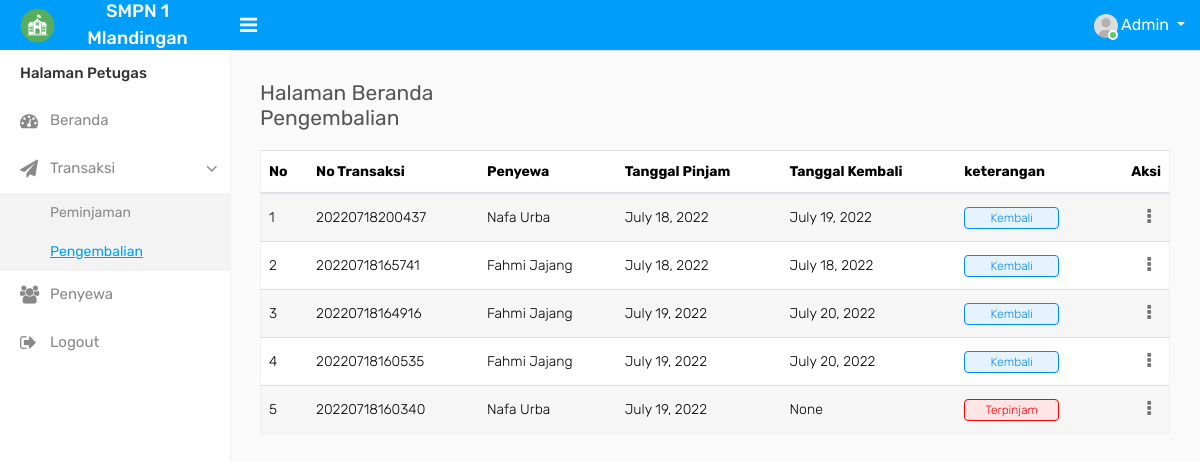
The app's page /transaksi-pengembalian (signed in) with its own data.
### administrator/models.py (models this page shows, shortened)
class Transaksi(models.Model):
    KETERANGAN=(
        ('Terpinjam' , 'Terpinjam'),
        ('Kembali' , 'Kembali'),
    )
    penyewa = models.ForeignKey(Penyewa,  null=True, blank=False, on_delete=models.SET_NULL)
    petugas = models.ForeignKey(Petugas,  null=True, blank=False, on_delete=models.SET_NULL)
    id_transaksi = models.CharField(max_length=200, blank=True, null=True)
    tanggal_pinjam = models.DateField(null=True, blank=False)
    tanggal_kembali = models.DateField(null=True, blank=True)
    keterangan = models.CharField(max_length=200, blank=True, null=True, choices=KETERANGAN)
    date_created= models.DateTimeField(auto_now_add=True, null=True)
    class Meta:
        verbose_name_plural ="Transaksi"

class Penyewa(models.Model):
    nama_penyewa = models.CharField(max_length=200, blank=False, null=True)
    alamat_penyewa = RichTextField(blank=True, null=True)
    no_telp = models.CharField(max_length=100, blank=False, null=True)
    class Meta:
        verbose_name_plural ="Data Penyewa"

### petugas/decorators.py (the view)
        def perubahan_halaman(request, *args, **kwargs):
            group = None
            if request.user.groups.exists():
                group = request.user.groups.all()[0].name
            if group in yang_diizinkan :
                return fungsi_awal(request, *args, **kwargs)
            else:
                return HttpResponse('<h2><center>Anda Tidak Dijikankan Ke Tampilan ini</center></h2>')

### petugas/views.py (called while the page is built)
@login_required(login_url='login_page')
@ijinkan_pengguna(yang_diizinkan=['petugas'])
def transaksipengembalian(request):
    id_petugas = request.user.petugas.id
    petugas = Petugas.objects.get(id=id_petugas)
    transaksi = Transaksi.objects.filter(petugas__id=petugas.id).order_by('-id')
    context = {
       'judul': 'Halaman Beranda Pengembalian',
        'menu': 'pengembalian',
        'transaksi':transaksi,
    }
    return render(request, 'pengembalian.html', context)

### petugas/templates/pengembalian.html (shortened to what this page needs)
{% extends "baseadmin.html" %}
{% load static %}
{% load crispy_forms_tags %}
{% block content %}
        <div class="page-wrapper">
            <div class="content">
                <div class="row">
                    <div class="col-sm-4 col-3">
                        <h4 class="page-title">{{judul}}</h4>
                    </div>
                </div>
				<div class="row">
					<div class="col-md-12">
						<div class="table-responsive">
							<table class="table table-border table-striped custom-table mb-0">
								<thead>
									<tr>
                                                            <th>No</th>
                                                            <th>No Transaksi</th>
                                                            <th>Penyewa</th>
                                                            <th>Tanggal Pinjam</th>
                                                            <th>Tanggal Kembali</th>
                                                            <th>keterangan</th>
                                                           <th class="text-right">Aksi</th>
									</tr>
								</thead>
								<tbody>
                                {% for row in transaksi %}
                                <tr>
											<td>{{ forloop.counter }}</td>
                                            <td>{{row.id_transaksi}}</td>
                                            <td>{{row.penyewa.nama_penyewa}}</td>
                                            <td>{{row.tanggal_pinjam}}</td>
                                            <td>{{row.tanggal_kembali}}</td>
                                            <td>
                                            {% if row.keterangan == 'Terpinjam' %}
                                                <span class="custom-badge status-red">Terpinjam</span>
                                            {% else %}
                                               <span class="custom-badge status-blue">Kembali</span>
                                            {% endif %}
                                           </td>
                                            <td class="text-right">
                                                <div class="dropdown dropdown-action">
                                                    <a href="#" class="action-icon dropdown-toggle" data-toggle="dropdown" aria-expanded="false"><i class="fa fa-ellipsis-v"></i></a>
                                                </div>
                                            </td>
									</tr>
                                {% empty %}
                                <tr><td colspan="5" align="center">Data Kosong</td></tr>
                                {% endfor %}
								</tbody>
							</table>
						</div>
                	</div>
                </div>
            </div>
        </div>
{% endblock content  %}

### templates/baseadmin.html (shortened to what this page needs)
{% load static %}
<!DOCTYPE html>
<html lang="en">
<head>
    <link rel="stylesheet" type="text/css" href="{% static 'assets/css/bootstrap.min.css' %}">
    <link rel="stylesheet" type="text/css" href="{% static 'assets/css/font-awesome.min.css' %}">
    <link rel="stylesheet" type="text/css" href="{% static 'assets/css/style.css' %}">
</head>
<body>
    <div class="main-wrapper">
        <div class="header">
			<div class="header-left">
				<a href="#" class="logo">
					<img src="{% static 'assets/img/iconsekolah.png' %}" width="35" height="35" alt=""> <span>SMPN 1 Mlandingan</span>
				</a>
			</div>
			<a id="toggle_btn" href="javascript:void(0);"><i class="fa fa-bars"></i></a>
            <ul class="nav user-menu float-right">
                <li class="nav-item dropdown has-arrow">
                    <a href="#" class="dropdown-toggle nav-link user-link" data-toggle="dropdown">
                        <span class="user-img"><img class="rounded-circle" src="{% static 'assets/img/user.jpg' %}" width="40" alt="Admin">
							<span class="status online"></span></span>
                        <span>Admin</span>
                    </a>
                </li>
            </ul>
        </div>
        <div class="sidebar" id="sidebar">
            <div class="sidebar-inner slimscroll">
                <div id="sidebar-menu" class="sidebar-menu">
                   {% include "navbar.html" %}
                </div>
            </div>
        </div>
{% block content %}
{% endblock content %}
    </div>
</body>
</html>

### templates/navbar.html (shortened to what this page needs)
                    <ul>
                     {% for group in user.groups.all  %}
                        {% if group.name == "petugas" %}
                          <li class="menu-title">Halaman Petugas</li>
                        <li class="{% if menu == "beranda" %}active{% endif %}">
                            <a href="{% url 'beranda' %}"><i class="fa fa-dashboard"></i> <span>Beranda</span></a>
                        </li>
                       <li class="submenu">
							<a href="#"><i class="fa fa-send"></i> <span> Transaksi </span> <span class="menu-arrow"></span></a>
							<ul style="display: none;">
								<li><a class="{% if menu == "peminjaman" %}active{% endif %}" href="{% url 'transaksipeminjaman' %}">Peminjaman</a></li>
								<li><a class="{% if menu == "pengembalian" %}active{% endif %}" href="{% url 'transaksipengembalian' %}">Pengembalian</a></li>
							</ul>
						</li>
                         <li class="{% if menu == "penyewa" %}active{% endif %}">
                            <a href="{% url 'penyewa' %}"><i class="fa fa-users"></i> <span>Penyewa</span></a>
                        </li>
                          <li class="">
                            <a href="{% url 'logout' %}"><i class="fa fa-sign-out"></i> <span>Logout</span></a>
                        </li>
                        {% endif %}
                    {% endfor %}
                    </ul>

### records on screen
Transaksi: id_transaksi "20220718200437", penyewa.nama_penyewa "Nafa Urba", tanggal_pinjam "July 18, 2022", tanggal_kembali "July 19, 2022", keterangan "Kembali"
Transaksi: id_transaksi "20220718165741", penyewa.nama_penyewa "Fahmi Jajang", tanggal_pinjam "July 18, 2022", tanggal_kembali "July 18, 2022", keterangan "Kembali"
Transaksi: id_transaksi "20220718164916", penyewa.nama_penyewa "Fahmi Jajang", tanggal_pinjam "July 19, 2022", tanggal_kembali "July 20, 2022", keterangan "Kembali"
Transaksi: id_transaksi "20220718160535", penyewa.nama_penyewa "Fahmi Jajang", tanggal_pinjam "July 19, 2022", tanggal_kembali "July 20, 2022", keterangan "Kembali"
Transaksi: id_transaksi "20220718160340", penyewa.nama_penyewa "Nafa Urba", tanggal_pinjam "July 19, 2022", tanggal_kembali "None", keterangan "Terpinjam"

### other values on screen
{{ judul }} "Halaman Beranda Pengembalian"
